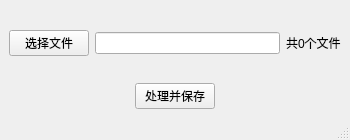
<?xml version="1.0" encoding="UTF-8"?>
<ui version="4.0">
 <class>MainWindow</class>
 <widget class="QMainWindow" name="MainWindow">
  <property name="geometry">
   <rect>
    <x>0</x>
    <y>0</y>
    <width>350</width>
    <height>140</height>
   </rect>
  </property>
  <property name="minimumSize">
   <size>
    <width>350</width>
    <height>140</height>
   </size>
  </property>
  <property name="windowTitle">
   <string>热点处理器 v0.1</string>
  </property>
  <widget class="QWidget" name="centralwidget">
   <layout class="QVBoxLayout" name="verticalLayout_2">
    <item>
     <layout class="QVBoxLayout" name="verticalLayout">
      <item>
       <layout class="QHBoxLayout" name="horizontalLayout">
        <item>
         <widget class="QPushButton" name="selectFilesButton">
          <property name="text">
           <string>选择文件</string>
          </property>
         </widget>
        </item>
        <item>
         <widget class="QLineEdit" name="lineEditFiles">
          <property name="readOnly">
           <bool>true</bool>
          </property>
         </widget>
        </item>
        <item>
         <widget class="QLabel" name="labelFilesNum">
          <property name="text">
           <string>共0个文件</string>
          </property>
         </widget>
        </item>
       </layout>
      </item>
      <item>
       <layout class="QHBoxLayout" name="horizontalLayout_2">
        <item>
         <spacer name="horizontalSpacer">
          <property name="orientation">
           <enum>Qt::Horizontal</enum>
          </property>
          <property name="sizeHint" stdset="0">
           <size>
            <width>40</width>
            <height>20</height>
           </size>
          </property>
         </spacer>
        </item>
        <item>
         <widget class="QPushButton" name="processButton">
          <property name="text">
           <string>处理并保存</string>
          </property>
         </widget>
        </item>
        <item>
         <spacer name="horizontalSpacer_2">
          <property name="orientation">
           <enum>Qt::Horizontal</enum>
          </property>
          <property name="sizeHint" stdset="0">
           <size>
            <width>40</width>
            <height>20</height>
           </size>
          </property>
         </spacer>
        </item>
       </layout>
      </item>
     </layout>
    </item>
   </layout>
  </widget>
  <widget class="QMenuBar" name="menubar">
   <property name="geometry">
    <rect>
     <x>0</x>
     <y>0</y>
     <width>350</width>
     <height>22</height>
    </rect>
   </property>
  </widget>
  <widget class="QStatusBar" name="statusbar"/>
 </widget>
 <resources/>
 <connections/>
</ui>
